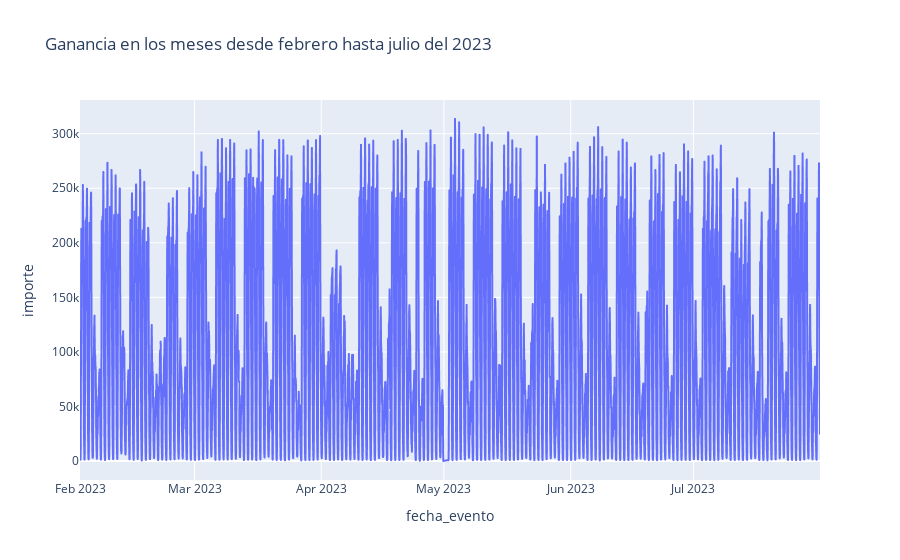

The code cell stored with this chart in its notebook:
### Markdown cell above
# Análisis y Visualizaciones

### Code cell
fig = px.line(df_train, x="fecha_evento", y="importe", title='Ganancia en los meses desde febrero hasta julio del 2023')
fig.show()

### Figure 1 — Plotly figure (JSON) as saved in the notebook; plotly's stock layout.template omitted (floating-point values rounded to 4 significant figures; data arrays with more than 128 entries replaced by an {"elided": "..."} marker saying what was removed)
{"data": [{"hovertemplate": "fecha_evento=%{x}<br>importe=%{y}<extra></extra>", "legendgroup": "", "line": {"color": "#636efa", "dash": "solid"}, "marker": {"symbol": "circle"}, "mode": "lines", "name": "", "showlegend": false, "type": "scattergl", "x": {"elided": "4317 str values"}, "xaxis": "x", "y": {"elided": "4317 int values"}, "yaxis": "y"}], "layout": {"legend": {"tracegroupgap": 0}, "title": {"text": "Ganancia en los meses desde febrero hasta julio del 2023"}, "xaxis": {"anchor": "y", "domain": [0, 1], "title": {"text": "fecha_evento"}}, "yaxis": {"anchor": "x", "domain": [0, 1], "title": {"text": "importe"}}}}
